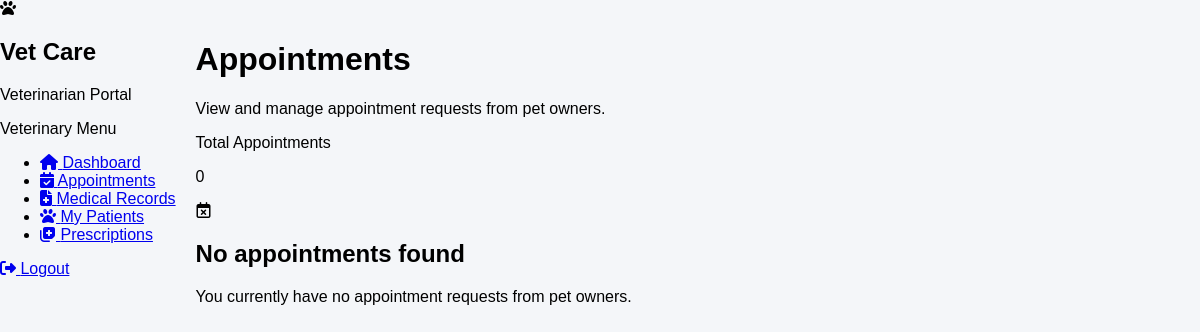
Before: /appointments/vet/appointments/ (signed in) with the older database file.
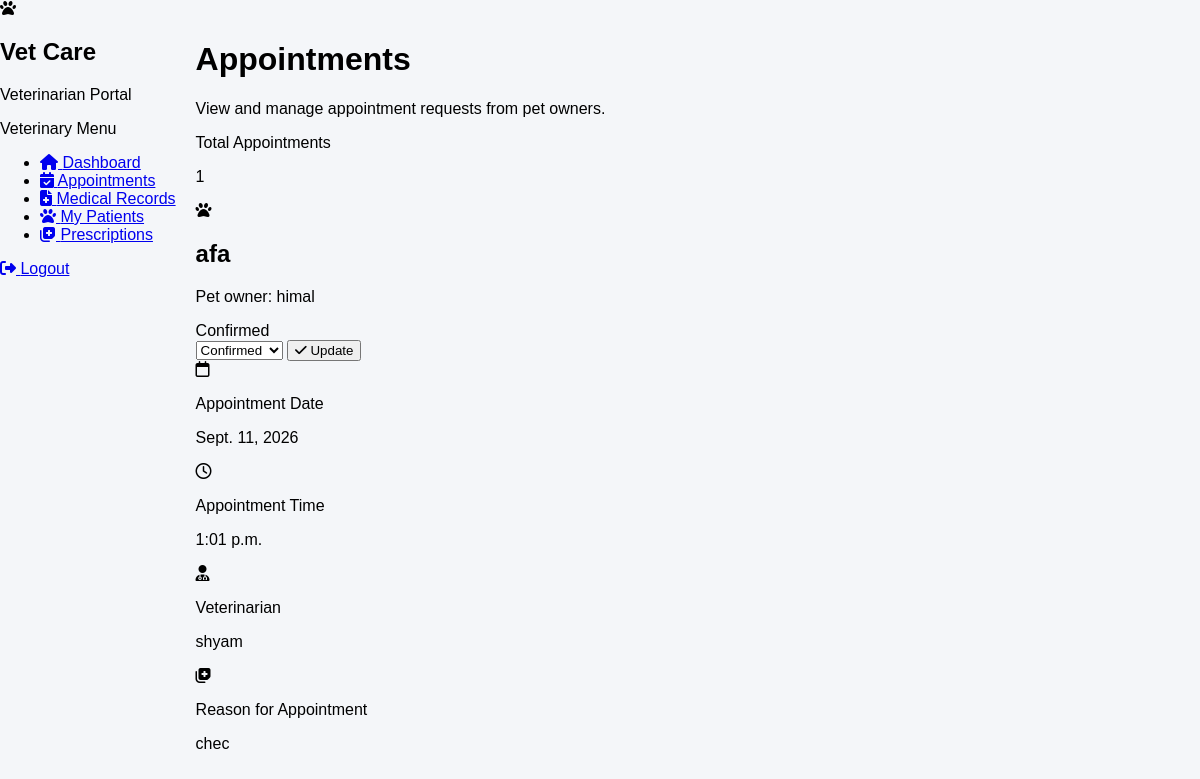
After: the same page with the newer database file.
### appointment/models.py (models this page shows, shortened)
class Appointment(models.Model):
    STATUS_CHOICES = (
        ("PENDING", "Pending"),
        ("CONFIRMED", "Confirmed"),
        ("COMPLETED", "Completed"),
        ("CANCELLED", "Cancelled"),
    )
    animal = models.ForeignKey(
        Animal,  # Updated model reference
        on_delete=models.CASCADE,
        related_name="appointments"
    )
    veterinarian = models.ForeignKey(
        User,
        on_delete=models.SET_NULL,
        null=True,
        blank=True,
        related_name="vet_appointments",
        limit_choices_to={"role": User.VETERINARIAN}
    )
    appointment_date = models.DateField()
    appointment_time = models.TimeField()
    reason = models.TextField()
    status = models.CharField(
        max_length=20,
        choices=STATUS_CHOICES,
        default="PENDING"
    )
    notes = models.TextField(
        blank=True,
        null=True
    )
    created_at = models.DateTimeField(
        auto_now_add=True
    )
    updated_at = models.DateTimeField(
        auto_now=True
    )

### animal/models.py (models this page shows, shortened)
class Animal(models.Model):
    owner = models.ForeignKey(
        User,
        on_delete=models.CASCADE,
        related_name="animals",
        null=True,
        blank=True
    )
    name = models.CharField(max_length=100)
    species = models.CharField(max_length=100)
    breed = models.CharField(
        max_length=100,
        blank=True,
        null=True
    )
    age = models.PositiveIntegerField(
        blank=True,
        null=True
    )
    symptoms = models.TextField(
        blank=True,
        null=True
    )
    created_at = models.DateTimeField(
        auto_now_add=True
    )

### account/models.py (models this page shows, shortened)
class User(AbstractUser):
    ADMIN = "ADMIN"
    VETERINARIAN = "VETERINARIAN"
    PET_OWNER = "PET_OWNER"
    ROLE_CHOICES = [
        (ADMIN, "Admin"),
        (VETERINARIAN, "Veterinarian"),
        (PET_OWNER, "Pet Owner"),
    ]
    role = models.CharField(
        max_length=20,
        choices=ROLE_CHOICES,
        default=PET_OWNER
    )
    phone = models.CharField(
        max_length=15,
        blank=True,
        null=True
    )
    address = models.TextField(
        blank=True,
        null=True
    )
    created_at = models.DateTimeField(
        auto_now_add=True
    )
    updated_at = models.DateTimeField(
        auto_now=True
    )

### appointment/views.py (the view)
@login_required
def vet_appointment_list(request):
    if request.user.role != User.VETERINARIAN:
        messages.error(
            request,
            "You are not authorized to view appointments."
        )
        return redirect("dashboard")
    appointments = (
        Appointment.objects
        .filter(veterinarian=request.user)
        .select_related(
            "animal",
            "animal__owner",
            "veterinarian"
        )
        .order_by(
            "appointment_date",
            "appointment_time"
        )
    )
    context = {
        "appointments": appointments,
    }
    return render(
        request,
        "appointment/vet_appointments.html",
        context
    )

### appointment/templates/appointment/vet_appointments.html (shortened to what the changed rows need)
{% extends "base.html" %}
{% block content %}
<div class="min-h-screen bg-slate-50 py-6">
    <div class="max-w-7xl mx-auto px-4 sm:px-6 lg:px-8">
        <div class="mb-6">
            <div class="flex flex-col sm:flex-row
                        sm:items-center sm:justify-between gap-4">
                <div>
                    <h1 class="text-2xl sm:text-3xl font-bold text-slate-900">
                        Appointments
                    </h1>
                </div>
                <div class="bg-white border border-slate-200
                            rounded-xl px-4 py-3 shadow-sm">
                    <p class="text-xs text-slate-500">
                        Total Appointments
                    </p>
                    <p class="text-2xl font-bold text-slate-900">
                        {{ appointments|length }}
                    </p>
                </div>
            </div>
        </div>
        {% if appointments %}
        <div class="space-y-4">
            {% for appointment in appointments %}
            <div class="bg-white rounded-2xl border border-slate-200
                        shadow-sm overflow-hidden">
                <div class="p-5">
                    <div class="flex flex-col lg:flex-row
                                lg:items-center lg:justify-between gap-4">
                        <div class="flex items-start gap-4">
                            <div class="w-12 h-12 rounded-xl
                                        bg-indigo-100 text-indigo-600
                                        flex items-center justify-center
                                        flex-shrink-0">
                                <i class="fa-solid fa-paw text-xl"></i>
                            </div>
                            <div>
                                <h2 class="text-lg font-bold text-slate-900">
                                    {{ appointment.animal.name }}
                                </h2>
                                <p class="text-sm text-slate-500">
                                    Pet owner:
                                    <span class="font-medium text-slate-700">
                                        {{ appointment.animal.owner.get_full_name|default:appointment.animal.owner.username }}
                                    </span>
                                </p>
                            </div>
                        </div>
                        <div class="flex flex-col sm:flex-row
                                    items-start sm:items-center gap-3">
                            {% if appointment.status == "PENDING" %}
                                <span class="inline-flex items-center gap-2
                                             px-3 py-1.5 rounded-full
                                             text-xs font-semibold
                                             bg-amber-100 text-amber-700">
                                    <span class="w-2 h-2 rounded-full
                                                 bg-amber-500"></span>
                                    Pending
                                </span>
                            {% elif appointment.status == "CONFIRMED" %}
                                <span class="inline-flex items-center gap-2
                                             px-3 py-1.5 rounded-full
                                             text-xs font-semibold
                                             bg-green-100 text-green-700">
                                    Confirmed
                                </span>
                            {% endif %}
                            <form
                                method="POST"
                                action="{% url 'vet-update-appointment-status' appointment.id %}"
                                class="flex items-center gap-2"
                            >
                                <select
                                    name="status"
                                    class="rounded-lg border border-slate-300
                                           bg-white px-3 py-2
                                           text-sm text-slate-700
                                           focus:outline-none
                                           focus:ring-2
                                           focus:ring-indigo-200
                                           focus:border-indigo-500"
                                >
                                    <option value="CONFIRMED"
                                        {% if appointment.status == "CONFIRMED" %}
                                            selected
                                        {% endif %}
                                    >
                                        Confirmed
                                    </option>
                                </select>
                                <button
                                    type="submit"
                                    class="inline-flex items-center gap-2
                                           rounded-lg
                                           bg-indigo-600
                                           px-3 py-2
                                           text-sm font-semibold
                                           text-white
                                           hover:bg-indigo-700
                                           active:bg-indigo-800
                                           transition"
                                >
                                    <i class="fa-solid fa-check"></i>
                                    Update
                                </button>
                            </form>
                        </div>
                    </div>
                    <div class="mt-5 grid grid-cols-1 md:grid-cols-3
                                gap-4">
                        <div class="rounded-xl bg-slate-50
                                    border border-slate-100 p-4">
                            <div class="flex items-center gap-3">
                                <div class="w-9 h-9 rounded-lg
                                            bg-blue-100 text-blue-600
                                            flex items-center justify-center">
                                    <i class="fa-regular fa-calendar"></i>
                                </div>
                                <div>
                                    <p class="text-xs text-slate-500">
                                        Appointment Date
                                    </p>
                                    <p class="text-sm font-semibold text-slate-800">
                                        {{ appointment.appointment_date }}
                                    </p>
                                </div>
                            </div>
                        </div>
                        <div class="rounded-xl bg-slate-50
                                    border border-slate-100 p-4">
                            <div class="flex items-center gap-3">
                                <div class="w-9 h-9 rounded-lg
                                            bg-purple-100 text-purple-600
                                            flex items-center justify-center">
                                    <i class="fa-regular fa-clock"></i>
                                </div>
                                <div>
                                    <p class="text-xs text-slate-500">
                                        Appointment Time
                                    </p>
                                    <p class="text-sm font-semibold text-slate-800">
                                        {{ appointment.appointment_time }}
                                    </p>
                                </div>
                            </div>
                        </div>
                        <div class="rounded-xl bg-slate-50
                                    border border-slate-100 p-4">
                            <div class="flex items-center gap-3">
                                <div class="w-9 h-9 rounded-lg
                                            bg-green-100 text-green-600
                                            flex items-center justify-center">
                                    <i class="fa-solid fa-user-doctor"></i>
                                </div>
                                <div>
                                    <p class="text-xs text-slate-500">
                                        Veterinarian
                                    </p>
                                    <p class="text-sm font-semibold text-slate-800">
                                        {% if appointment.veterinarian %}
                                            {{ appointment.veterinarian.get_full_name|default:appointment.veterinarian.username }}
                                        {% else %}
                                            Not Assigned
                                        {% endif %}
                                    </p>
                                </div>
                            </div>
                        </div>
                    </div>
                    <div class="mt-4">
                        <div class="rounded-xl border border-slate-200
                                    bg-white p-4">
                            <div class="flex items-start gap-3">
                                <div class="w-9 h-9 rounded-lg
                                            bg-rose-100 text-rose-600
                                            flex items-center justify-center
                                            flex-shrink-0">
                                    <i class="fa-solid fa-notes-medical"></i>
                                </div>
                                <div>
                                    <p class="text-xs font-medium text-slate-500">
                                        Reason for Appointment
                                    </p>
                                    <p class="mt-1 text-sm text-slate-700">
                                        {{ appointment.reason }}
                                    </p>
                                </div>
                            </div>
                        </div>
                    </div>
                </div>
            </div>
            {% endfor %}
        </div>
        {% else %}
        <div class="bg-white border border-slate-200
                    rounded-2xl shadow-sm">
            <div class="py-16 px-6 text-center">
                <div class="mx-auto w-16 h-16 rounded-full
                            bg-slate-100 text-slate-400
                            flex items-center justify-center">
                    <i class="fa-regular fa-calendar-xmark text-2xl"></i>
                </div>
                <h2 class="mt-5 text-lg font-semibold text-slate-800">
                    No appointments found
                </h2>
                <p class="mt-2 text-sm text-slate-500">
                    You currently have no appointment requests from
                    pet owners.
                </p>
            </div>
        </div>
        {% endif %}
    </div>
</div>
{% endblock %}

Changed rows visible on the page:
added Appointment: animal.name "afa", animal.owner.get_full_name "himal", shows "Confirmed", status "Confirmed", appointment_date "Sept. 11, 2026", appointment_time "1:01 p.m.", veterinarian.get_full_name "shyam", reason "chec"
Other visible differences:
{{ appointments|length }}: "0" → "1"
text no longer shown: "No appointments found You currently have no appointment requests from pet owners."
